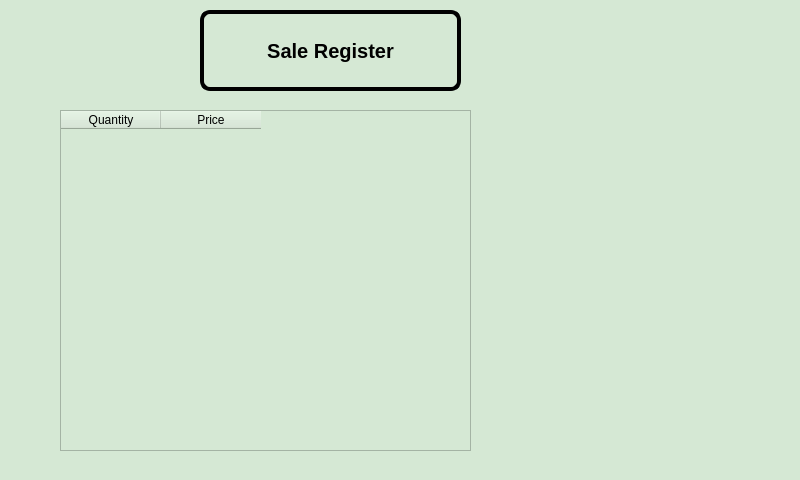
<?xml version="1.0" encoding="UTF-8"?>
<ui version="4.0">
 <class>registersale</class>
 <widget class="QDialog" name="registersale">
  <property name="geometry">
   <rect>
    <x>0</x>
    <y>0</y>
    <width>800</width>
    <height>480</height>
   </rect>
  </property>
  <property name="windowTitle">
   <string>Dialog</string>
  </property>
  <property name="styleSheet">
   <string notr="true">background-color:rgb(213, 232, 212);</string>
  </property>
  <widget class="QPushButton" name="goback">
   <property name="geometry">
    <rect>
     <x>10</x>
     <y>10</y>
     <width>61</width>
     <height>71</height>
    </rect>
   </property>
   <property name="styleSheet">
    <string notr="true">#goback{
background-color: transparent;
border-image:url(:turn-back.png);
background:none;
border:none;
background-repeat: none;
}</string>
   </property>
   <property name="text">
    <string/>
   </property>
  </widget>
  <widget class="QPushButton" name="registerSale">
   <property name="geometry">
    <rect>
     <x>640</x>
     <y>350</y>
     <width>101</width>
     <height>91</height>
    </rect>
   </property>
   <property name="styleSheet">
    <string notr="true">#registerSale{
background-color: transparent;
border-image:url(:payment.png);
background:none;
border:none;
background-repeat: none;
}</string>
   </property>
   <property name="text">
    <string/>
   </property>
  </widget>
  <widget class="QTableWidget" name="tableWidget">
   <property name="geometry">
    <rect>
     <x>60</x>
     <y>110</y>
     <width>411</width>
     <height>341</height>
    </rect>
   </property>
   <column>
    <property name="text">
     <string>Quantity</string>
    </property>
   </column>
   <column>
    <property name="text">
     <string>Price</string>
    </property>
   </column>
  </widget>
  <widget class="QLabel" name="label">
   <property name="geometry">
    <rect>
     <x>200</x>
     <y>10</y>
     <width>261</width>
     <height>81</height>
    </rect>
   </property>
   <property name="font">
    <font>
     <pointsize>15</pointsize>
     <bold>true</bold>
    </font>
   </property>
   <property name="styleSheet">
    <string notr="true">color: black; 
background-color: none;
 border: 4px solid black;
 border-radius: 10px;
 padding: 5px; </string>
   </property>
   <property name="text">
    <string>Sale Register</string>
   </property>
   <property name="alignment">
    <set>Qt::AlignCenter</set>
   </property>
  </widget>
  <widget class="QPushButton" name="scan">
   <property name="geometry">
    <rect>
     <x>650</x>
     <y>220</y>
     <width>101</width>
     <height>101</height>
    </rect>
   </property>
   <property name="styleSheet">
    <string notr="true">#scan{
background-color: transparent;
border-image:url(:scan2.png);
background:none;
border:none;
background-repeat: none;
}</string>
   </property>
   <property name="text">
    <string/>
   </property>
  </widget>
  <widget class="QLabel" name="uminho">
   <property name="geometry">
    <rect>
     <x>610</x>
     <y>0</y>
     <width>191</width>
     <height>81</height>
    </rect>
   </property>
   <property name="styleSheet">
    <string notr="true">#uminho{
background-color: transparent;
border-image:url(:uminho.png);
background:none;
border:none;
background-repeat: none;
}</string>
   </property>
   <property name="text">
    <string/>
   </property>
  </widget>
  <zorder>registerSale</zorder>
  <zorder>tableWidget</zorder>
  <zorder>label</zorder>
  <zorder>goback</zorder>
  <zorder>scan</zorder>
  <zorder>uminho</zorder>
 </widget>
 <resources/>
 <connections/>
</ui>
